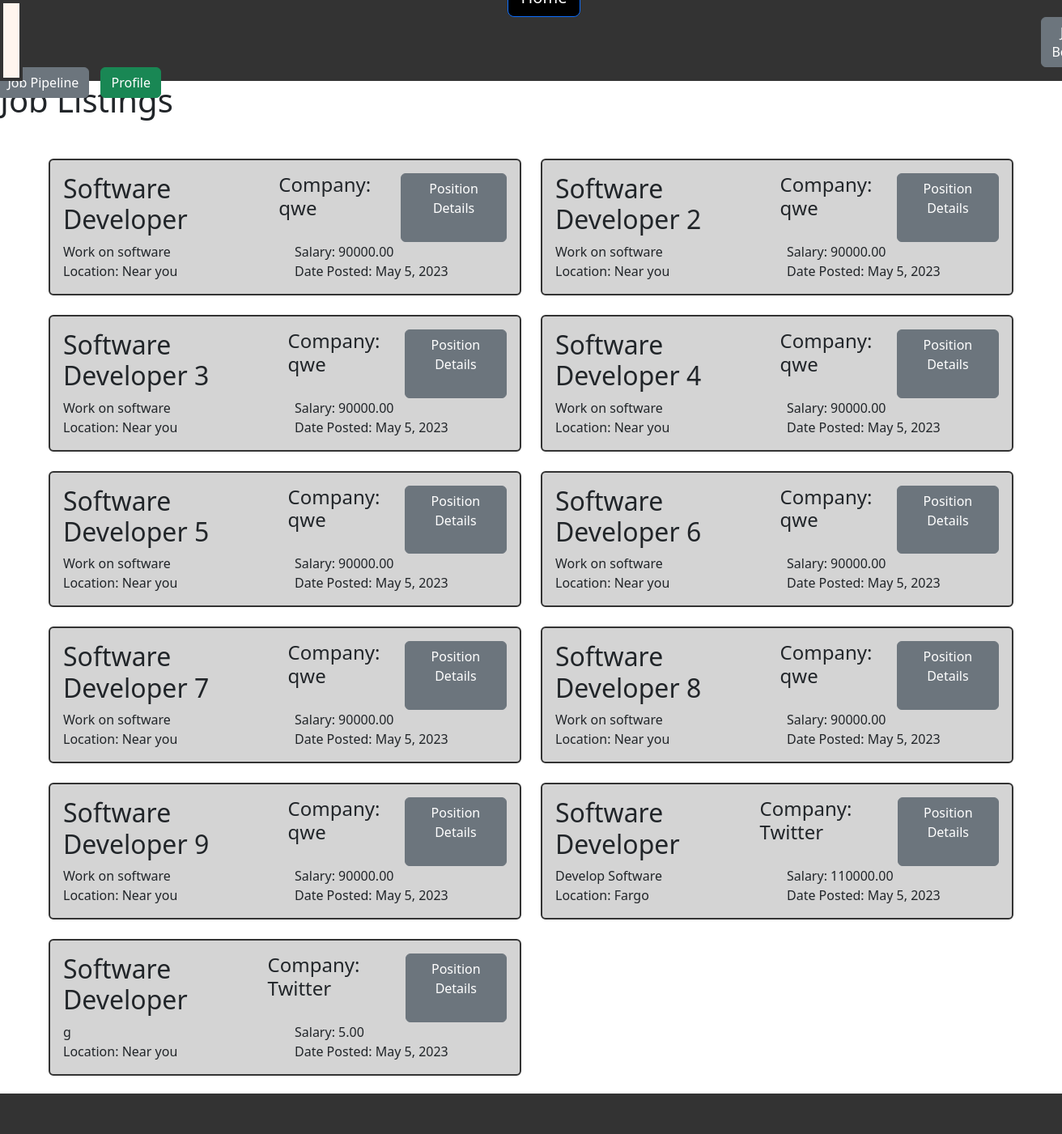
The page /candidate/job_list/ on the database as committed earlier.
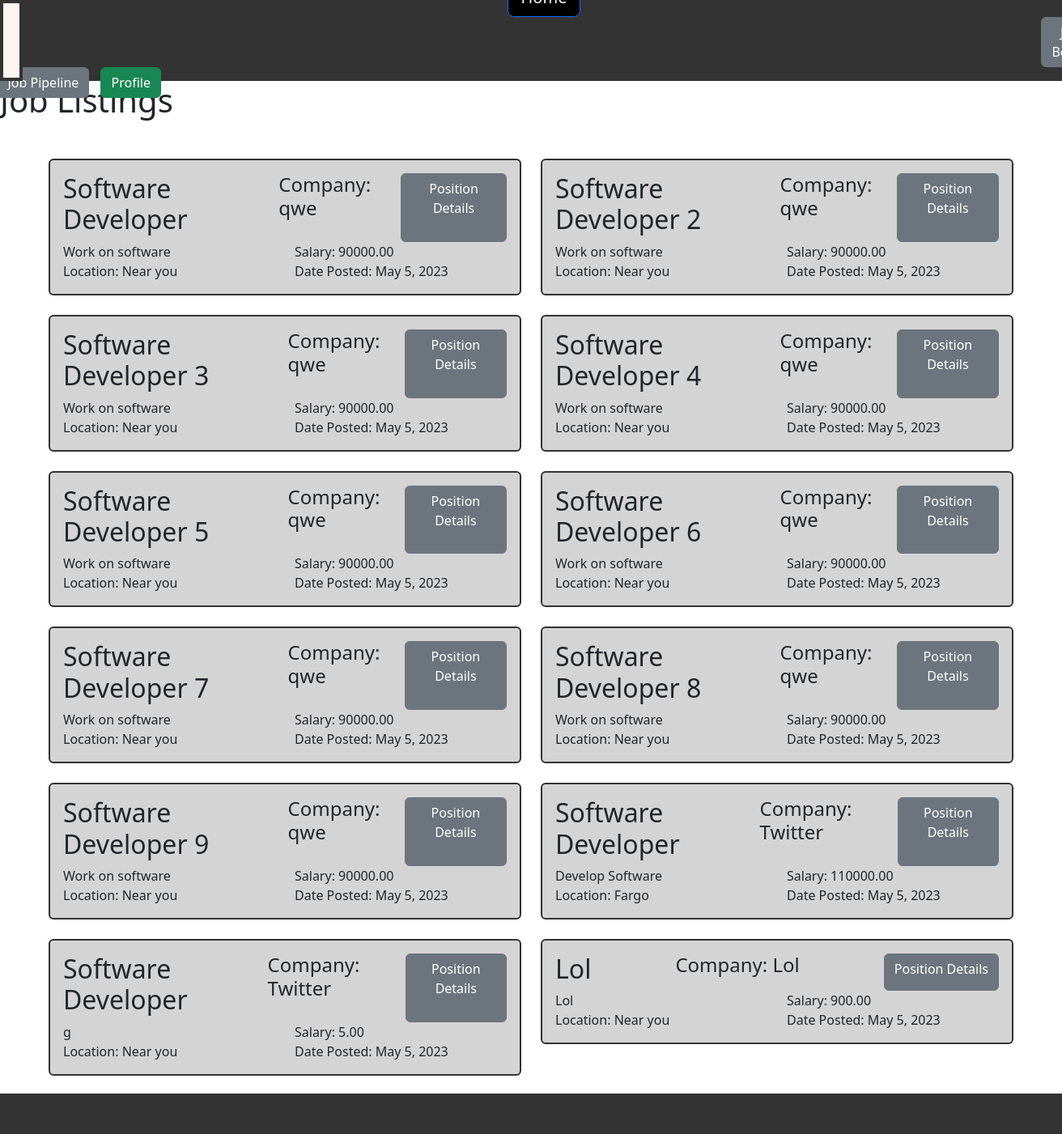
The same page on the database as committed later.
### employer/models.py (models this page shows, shortened)
class Job(models.Model):
    JobID = models.AutoField(primary_key=True)
    JobTitle = models.CharField(max_length=255, verbose_name= "Job Title")
    JobDescription = models.TextField(blank=True, null=True, verbose_name="Job Description")
    Salary = models.DecimalField(max_digits=10, decimal_places=2, blank=True, null=True)
    Location = models.CharField(max_length=255, blank=True, null=True)
    DatePosted = models.DateField(verbose_name= "Date Posted")
    EmployerID = models.ForeignKey(Employer, on_delete=models.CASCADE)

class Employer(models.Model):
    EmployerID = models.AutoField(primary_key=True)
    CompanyName = models.CharField(max_length=255)
    Industry = models.CharField(max_length=255, blank=True, null=True)
    Email = models.CharField(max_length=255)
    Password = models.CharField(max_length=255)
    is_employer = models.BooleanField(default=True)
    last_login = models.DateTimeField(blank=True, null=True)
    def __str__(self):
        return self.CompanyName

### candidate/views.py (the view)
# urls.py: path('job_list/', views.job_list, name='job_list'),
def job_list(request):
    jobs = Job.objects.all()
    context = {'jobs': jobs}
    return render(request, 'candidate/job_list.html', context)

### candidate/templates/candidate/job_list.html (shortened to what this page needs)
{% extends 'candidate/candidate_base.html' %} {% block content %}
<!DOCTYPE html>
<html lang="en">
  <head>
    <link
      href="https://cdn.jsdelivr.net/npm/bootstrap@5.3.0-alpha3/dist/css/bootstrap.min.css"
      rel="stylesheet"
    />
  </head>
  <body>
  </body>
</html>
<h1>Job Listings</h1>
{% if jobs %}
    <div class="row mx-5 my-5">
        {% for job in jobs %}
            <div class="col-6 col-lg-6 mb-4">
            <div class="card">
                <div class="card-body">
                <div class="d-flex justify-content-between">
                    <h2 class="card-title">{{ job.JobTitle }}</h2><h4 class="company">Company: {{ job.EmployerID }}</h4>
                    <a href="{% url 'candidate:job_detail' job_id=job.JobID %}" class="btn btn-secondary">Position Details</a>
                </div>
                <div class="row">
                    <div class="col-md-6">
                    <p class="card-text">{{ job.JobDescription }}</p>
                    </div>
                    <div class="col-md-6">
                    <p class="card-text">Salary: {{ job.Salary }}</p>
                    </div>
                </div>
                <div class="row">
                    <div class="col-md-6">
                    <p class="card-text">Location: {{ job.Location }}</p>
                    </div>
                    <div class="col-md-6">
                    <p class="card-text">Date Posted: {{ job.DatePosted }}</p>
                    </div>
                </div>
                </div>
            </div>
            </div>
        {% endfor %}
    </div>
    {% else %}
      <p>No jobs found.</p>
    {% endif %}
{% endblock %}

Rows that differ between the two databases and show on the page:
added Job: JobTitle "Lol", EmployerID "Lol", JobDescription "Lol", Salary "900.00", Location "Near you", DatePosted "May 5, 2023"
